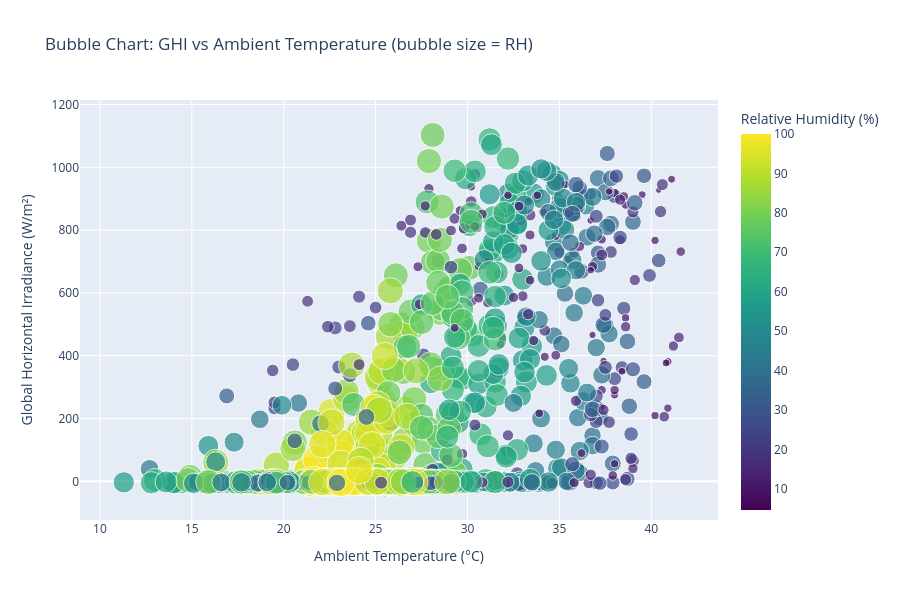

Source (notebook cell):
### Markdown cell above
## 7. Temperature & Humidity Analysis

### Code cell
# Bubble chart: GHI vs Tamb with RH as bubble size
if all(col in df_clean.columns for col in ['GHI', 'Tamb', 'RH']):
    # Sample data for better visualization
    sample_df = df_clean.sample(min(1000, len(df_clean)))
    
    fig = px.scatter(sample_df, 
                     x='Tamb', 
                     y='GHI', 
                     size='RH',
                     color='RH',
                     hover_data=['WS', 'BP'],
                     title='Bubble Chart: GHI vs Ambient Temperature (bubble size = RH)',
                     labels={'Tamb': 'Ambient Temperature (°C)', 
                            'GHI': 'Global Horizontal Irradiance (W/m²)',
                            'RH': 'Relative Humidity (%)'},
                     color_continuous_scale='Viridis')
    
    fig.update_layout(height=600)
    fig.show()

### Figure 1 — Plotly figure (JSON) as saved in the notebook; plotly's stock layout.template omitted (floating-point values rounded to 4 significant figures; data arrays with more than 128 entries replaced by an {"elided": "..."} marker saying what was removed)
{"data": [{"customdata": {"elided": "1000x2 float values"}, "hovertemplate": "Ambient Temperature (°C)=%{x}<br>Global Horizontal Irradiance (W/m²)=%{y}<br>Relative Humidity (%)=%{marker.color}<br>WS=%{customdata[0]}<br>BP=%{customdata[1]}<extra></extra>", "legendgroup": "", "marker": {"color": {"elided": "1000 float values"}, "coloraxis": "coloraxis", "size": {"elided": "1000 float values"}, "sizemode": "area", "sizeref": 0.25, "symbol": "circle"}, "mode": "markers", "name": "", "orientation": "v", "showlegend": false, "type": "scatter", "x": {"elided": "1000 float values"}, "xaxis": "x", "y": {"elided": "1000 float values"}, "yaxis": "y"}], "layout": {"coloraxis": {"colorbar": {"title": {"text": "Relative Humidity (%)"}}, "colorscale": [[0, "#440154"], [0.1111, "#482878"], [0.2222, "#3e4989"], [0.3333, "#31688e"], [0.4444, "#26828e"], [0.5556, "#1f9e89"], [0.6667, "#35b779"], [0.7778, "#6ece58"], [0.8889, "#b5de2b"], [1, "#fde725"]]}, "height": 600, "legend": {"itemsizing": "constant", "tracegroupgap": 0}, "title": {"text": "Bubble Chart: GHI vs Ambient Temperature (bubble size = RH)"}, "xaxis": {"anchor": "y", "domain": [0, 1], "title": {"text": "Ambient Temperature (°C)"}}, "yaxis": {"anchor": "x", "domain": [0, 1], "title": {"text": "Global Horizontal Irradiance (W/m²)"}}}}
